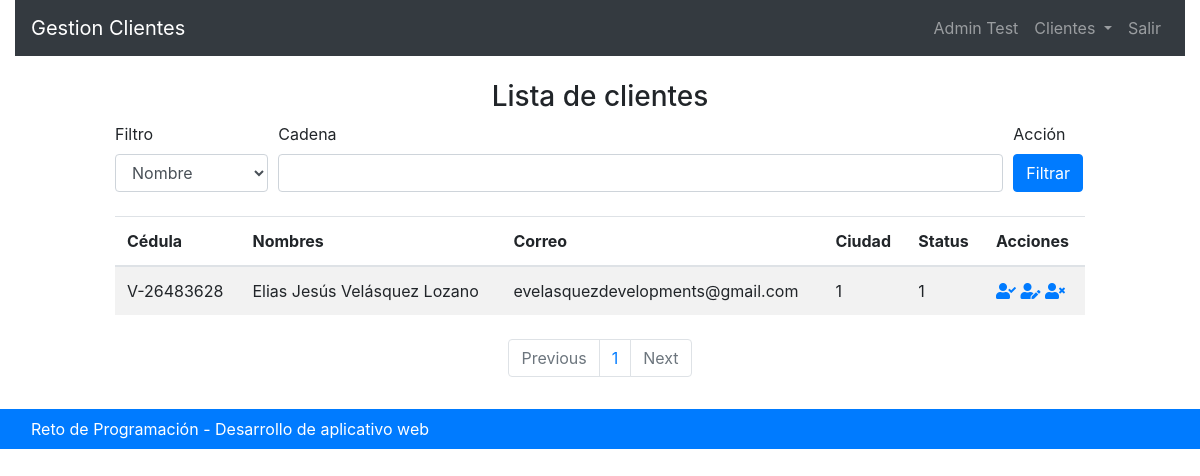
Screenshot of /clientes.php (signed in) with the database file from the repository.
### tables this page shows
CREATE TABLE `clientes` (
  `id` int(11) NOT NULL,
  `nombre` varchar(150) NOT NULL,
  `cedula` varchar(11) NOT NULL,
  `fecha_nac` date NOT NULL,
  `direccion` varchar(255) NOT NULL,
  `telefono_pers` varchar(15) NOT NULL,
  `telefono_casa` varchar(15) NOT NULL,
  `correo` varchar(60) NOT NULL,
  `id_status` int(11) NOT NULL,
  `id_ciudades` int(11) NOT NULL
);

### config/class.funciones.php (called while the page is built, shortened)
<?php
	class Funciones  {
		function mostrarClientes() {
			$conexion = new ConexionDB();
			$query = "SELECT * FROM clientes";
			$respuesta = $conexion->query($query);
			return $respuesta;
		}
	}
?>

### clientes.php (the view, shortened to what this page needs)
<?php
	include('header.php');
?>
	<div class="container-fluid">
		<div class="row justify-content-center">
			<div class="col-md-12 col-lg-10 py-3">
				<div class="row">
					<div class="col py-2">
						<h3 class="text-center">Lista de clientes</h3>
						<form action="./buscar.php" method="GET">
							<div class="form-row">
						  		<div class="form-group col-lg-2 col-sm-2">
						  			<label for="campoFiltro">Filtro</label>
								    <select name="filtro" id="campoFiltro" class="form-control" required>
								    	<option selected value="nombre">Nombre</option>
								    </select>
								</div>
								<div class="form-group col-lg-9 col-sm-8">
							    	<label for="cadena">Cadena</label>
							    	<input type="text" name="cadena" class="form-control" id="cadena" placeholder="" required>
							  	</div>
							  	<div class="form-group col-lg-1 col-sm-2">
							  		<label for="filtrar">Acción</label>
									<input type="submit" class="btn btn-primary" name="filtrar" value="Filtrar">
							  	</div>
							</div>
						  </form>
					</div>
				</div>
				<div class="table-responsive">
					<table class="table table-striped">
					  	<thead>
					    	<tr>
					      	<th scope="col">Cédula</th>
					      	<th scope="col">Nombres</th>
					      	<th scope="col">Correo</th>
					      	<th scope="col">Ciudad</th>
					      	<th scope="col">Status</th>
					      	<th scope="col">Acciones</th>
					    	</tr>
					  	</thead>
					  	<tbody>
					  		<?php
					  			$funciones = Funciones::nadaDato();
					  			$resultado = $funciones->mostrarClientes();
					  		?>
					  		<?php while ($row = $resultado->fetch_array()): ?>
								<tr>
									<td> <?php echo $row['cedula']; ?> </td>
									<td> <?php echo $row['nombre']; ?> </td>
									<td> <?php echo $row['correo']; ?> </td>
									<td> <?php echo $row['id_ciudades']; ?> </td>
									<td> <?php echo $row['id_status']; ?> </td>
									<td>
										<?php
										echo '
											<a href="ver.php?id=' . $row['id'] . '" name="ver">
												<i class="fas fa-user-check"></i>
											</a>
											<a href="modificar.php?id=' . $row['id'] . '" name="modificar">
												<i class="fas fa-user-edit"></i>
											</a>
											<a href="eliminar.php?id=' . $row['id'] . '" name="eliminar">
												<i class="fas fa-user-times"></i>
											</a>
										';
										?>
									</td>
								</tr>
					  		<?php endwhile; ?>
					  	</tbody>
					</table>
				</div>
				<nav aria-label="Paginación" class="my-2">
				  	<ul class="pagination justify-content-center">
				    	<li class="page-item disabled">
				      		<a class="page-link" href="#" tabindex="-1" aria-disabled="true">Previous</a>
				    	</li>
				    	<li class="page-item"><a class="page-link" href="#">1</a></li>
				    	<li class="page-item disabled">
				      		<a class="page-link" href="#">Next</a>
				    	</li>
				  	</ul>
				</nav>
			</div>
		</div>
	</div>
<?php include('footer.php') ?>

### css/estilos.css (style rules this page uses)
* { margin: 0; padding: 0; }

### css/all.css (style rules this page uses)
.fa, .fas, .far, .fal, .fad, .fab { -moz-osx-font-smoothing: grayscale; -webkit-font-smoothing: antialiased; display: inline-block; font-style: normal; font-variant: normal; text-rendering: auto; line-height: 1; }
.fa-user-check:before { content: "\f4fc"; }
.fa-user-edit:before { content: "\f4ff"; }
.fa-user-times:before { content: "\f235"; }
.fa, .fas { font-family: 'Font Awesome 5 Free'; font-weight: 900; }

### rows the page displays
clientes: cedula "V-26483628", nombre "Elias Jesús Velásquez Lozano", correo "evelasquezdevelopments@gmail.com", id_ciudades "1", id_status "1"

### other values shown
NOMBREWEB "Gestion Clientes"
$_SESSION['nombre'] "Admin Test"
